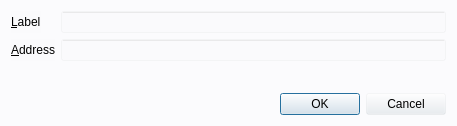
<?xml version="1.0" encoding="UTF-8"?>
<ui version="4.0">
 <class>EditAddressDialog</class>
 <widget class="QDialog" name="EditAddressDialog">
  <property name="geometry">
   <rect>
    <x>0</x>
    <y>0</y>
    <width>457</width>
    <height>126</height>
   </rect>
  </property>
  <property name="windowTitle">
   <string>Edit Address</string>
  </property>
  <property name="styleSheet">
   <string notr="true">background:rgba(232, 236, 241, 0.1);</string>
  </property>
  <layout class="QVBoxLayout" name="verticalLayout">
   <item>
    <layout class="QFormLayout" name="formLayout">
     <property name="fieldGrowthPolicy">
      <enum>QFormLayout::AllNonFixedFieldsGrow</enum>
     </property>
     <item row="0" column="0">
      <widget class="QLabel" name="label">
       <property name="text">
        <string>&amp;Label</string>
       </property>
       <property name="buddy">
        <cstring>labelEdit</cstring>
       </property>
      </widget>
     </item>
     <item row="0" column="1">
      <widget class="QLineEdit" name="labelEdit">
       <property name="toolTip">
        <string>The label associated with this address book entry</string>
       </property>
      </widget>
     </item>
     <item row="1" column="0">
      <widget class="QLabel" name="label_2">
       <property name="text">
        <string>&amp;Address</string>
       </property>
       <property name="buddy">
        <cstring>addressEdit</cstring>
       </property>
      </widget>
     </item>
     <item row="1" column="1">
      <widget class="QLineEdit" name="addressEdit">
       <property name="toolTip">
        <string>The address associated with this address book entry. This can only be modified for sending addresses.</string>
       </property>
      </widget>
     </item>
    </layout>
   </item>
   <item>
    <widget class="QDialogButtonBox" name="buttonBox">
     <property name="orientation">
      <enum>Qt::Horizontal</enum>
     </property>
     <property name="standardButtons">
      <set>QDialogButtonBox::Cancel|QDialogButtonBox::Ok</set>
     </property>
    </widget>
   </item>
  </layout>
 </widget>
 <resources/>
 <connections>
  <connection>
   <sender>buttonBox</sender>
   <signal>accepted()</signal>
   <receiver>EditAddressDialog</receiver>
   <slot>accept()</slot>
   <hints>
    <hint type="sourcelabel">
     <x>248</x>
     <y>254</y>
    </hint>
    <hint type="destinationlabel">
     <x>157</x>
     <y>274</y>
    </hint>
   </hints>
  </connection>
  <connection>
   <sender>buttonBox</sender>
   <signal>rejected()</signal>
   <receiver>EditAddressDialog</receiver>
   <slot>reject()</slot>
   <hints>
    <hint type="sourcelabel">
     <x>316</x>
     <y>260</y>
    </hint>
    <hint type="destinationlabel">
     <x>286</x>
     <y>274</y>
    </hint>
   </hints>
  </connection>
 </connections>
</ui>
